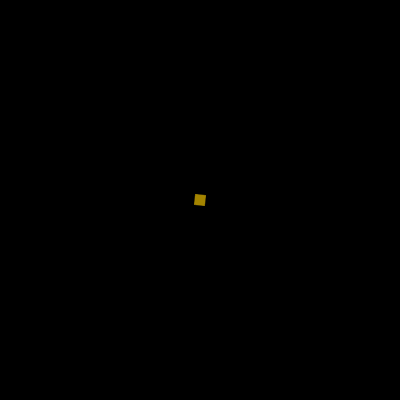
Frame 1 (no input)
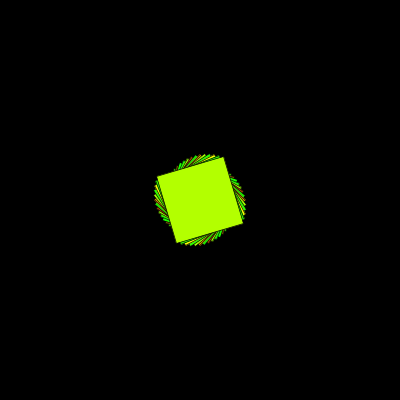
Frame 60 (the mouse pressed at the canvas centre just before this capture)
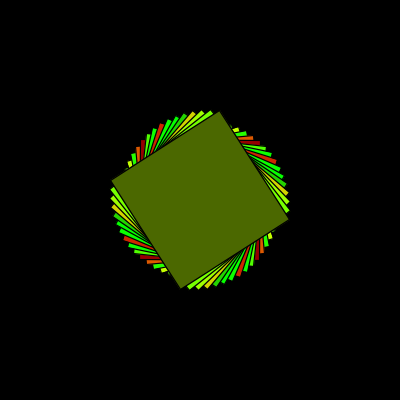
Frame 120 (the mouse held since frame 60 and released just before this capture)

The Processing sketch that drew these frames (run headless with seeded random() and noise(); from frame 60 on, the mouse is pressed at the canvas centre):

// Processing sketch: processing_134329
// ── processing_134329.pde

float rad = 0.0;
float scale = 0.1;
float timer = 0.0;
float scalespeed = 0.1;
float myscale = 1.0;
void setup()
{
  size(400,400);
  background(0);
  colorMode(RGB, 100,100,100);
  frameRate(30);
}

void draw()
{
  rad = rad +0.1;
  scale = scale + 0.01;
  myscale = myscale + scalespeed;
  timer = timer + (1.0/30.0);
  
  if(timer>0.0 && timer<9.0)
    {
    pushMatrix();
    fill(random(100), random(200), random(0));
    translate(width/2, height/2);
    rotate(rad);
    scale(scale);
    rectMode(CENTER);
    rect(0, 0, 100, 100);
    popMatrix();
  }
    else if( timer>9.0 && timer<14.0)
    {     
    pushMatrix();    
    translate(width/2,height/2);
    rotate(rad);
    scale(scale-1);
    rect(0,0,100,100);
    fill(100,100,100);
    popMatrix();
    }
      else if (timer>14.0)
      {
      fill(random(200), random(0), random(100));
      translate(width/2, height/2);
      rotate(rad-1);
      triangle(100,50, 50,100, 100,100);
      }
}
